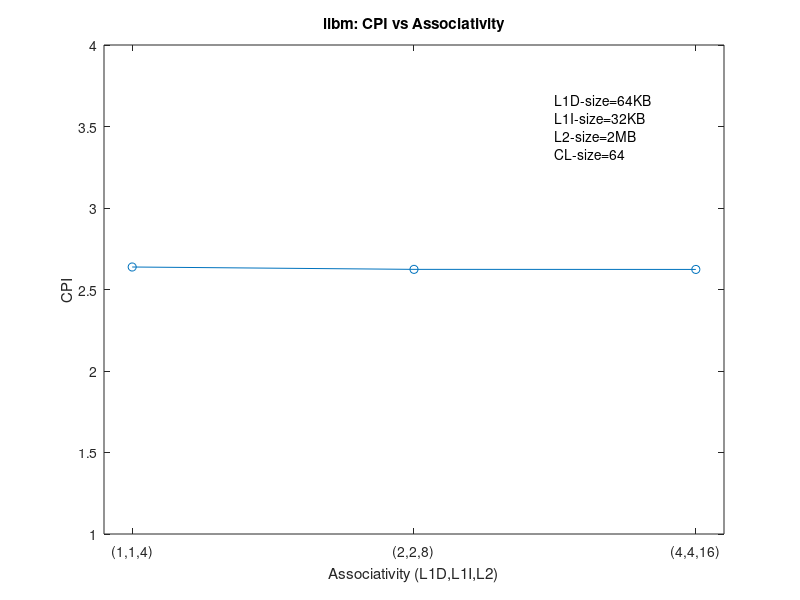
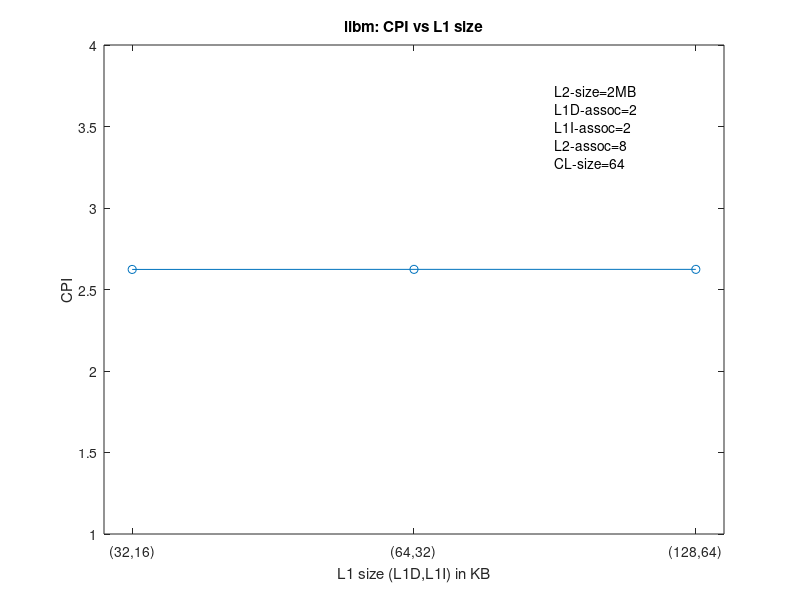
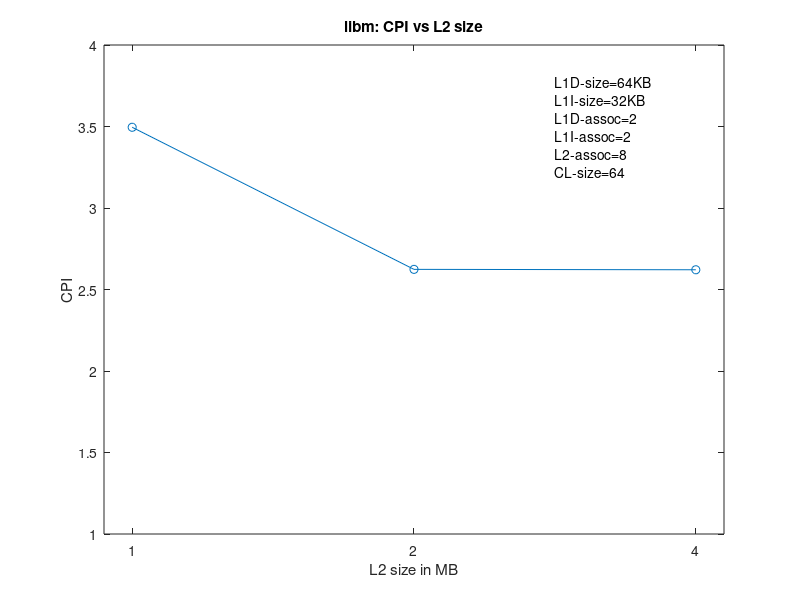
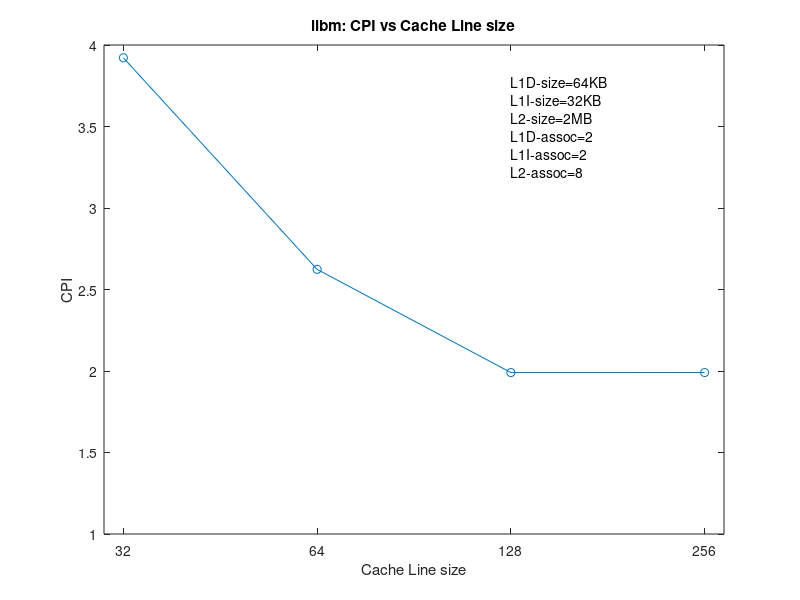

Reproduce these figures in MATLAB, in order.
%CPI plots for libm

%associativity
cpi=[2.638071 2.623555 2.623150];
figure(1)
plot(1:3,cpi,'Marker','o');
ylim([1 4]);
xlim([0.9 3.1]);
xticks([1 2 3]);
xticklabels({'(1,1,4)','(2,2,8)','(4,4,16)'});
title("libm: CPI vs Associativity");
ylabel("CPI");
xlabel("Associativity (L1D,L1I,L2)");
text(2.5,3.5,{"L1D-size=64KB","L1I-size=32KB","L2-size=2MB","CL-size=64"});

%l1 size
cpi=[2.623140 2.623555 2.623565];
figure(2)
plot(1:3,cpi,'Marker','o');
ylim([1 4]);
xlim([0.9 3.1]);
xticks([1 2 3]);
xticklabels({'(32,16)','(64,32)','(128,64)'});
title("libm: CPI vs L1 size");
ylabel("CPI");
xlabel("L1 size (L1D,L1I) in KB");
text(2.5,3.5,{"L2-size=2MB","L1D-assoc=2","L1I-assoc=2","L2-assoc=8","CL-size=64"});

%l2 size
cpi=[3.495281 2.623555 2.621073];
figure(3)
plot(1:3,cpi,'Marker','o');
ylim([1 4]);
xlim([0.9 3.1]);
xticks([1 2 3]);
xticklabels({'1','2','4'});
title("libm: CPI vs L2 size");
ylabel("CPI");
xlabel("L2 size in MB");
text(2.5,3.5,{"L1D-size=64KB","L1I-size=32KB","L1D-assoc=2","L1I-assoc=2","L2-assoc=8","CL-size=64"});

%CL
cpi=[3.921536 2.623555 1.990434 1.990565];
figure(4)
plot(1:4,cpi,'Marker','o');
ylim([1 4]);
xlim([0.9 4.1]);
xticks([1 2 3 4]);
xticklabels({'32','64','128','256'});
title("libm: CPI vs Cache Line size");
ylabel("CPI");
xlabel("Cache Line size");
text(3,3.5,{"L1D-size=64KB","L1I-size=32KB","L2-size=2MB","L1D-assoc=2","L1I-assoc=2","L2-assoc=8"});